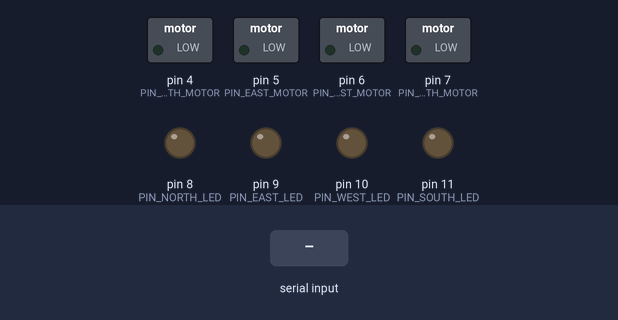
Bench run of a sketch on a simulated Arduino Uno, built with avr-gcc and run on an emulated ATmega328P. On the bench: switched loads named in the sketch (green lamp = pin HIGH), output pins drawn as LEDs (lit = HIGH). The test bench sets the inputs (shaded band).

Above: at 1.2 s.
1.3 s: "UP\n" received over Serial
At 1.6 s:
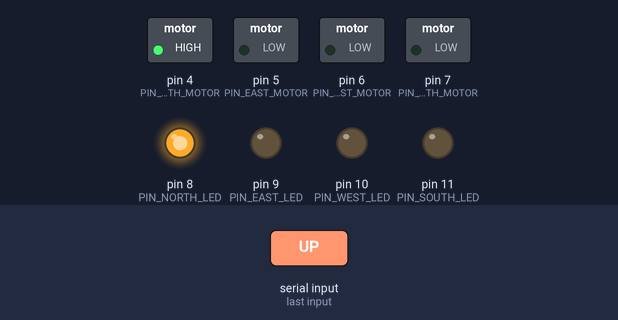
2.8 s: "DOWN\n" received over Serial
At 3.9 s:
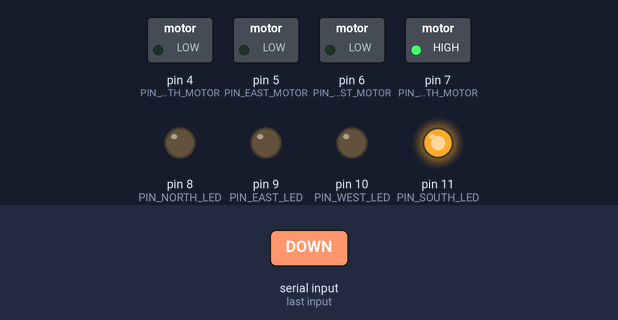
4.3 s: "LEFT\n" received over Serial
At 5.1 s:
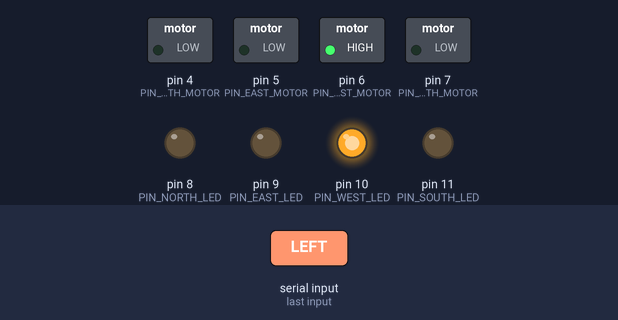
5.8 s: "RIGHT\n" received over Serial
At 6.3 s:
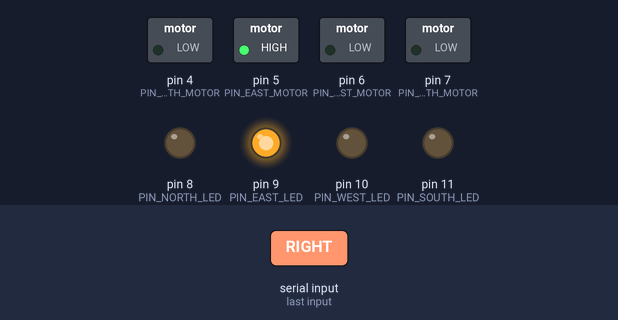
7.3 s: "HARDER\n" received over Serial
At 8.5 s:
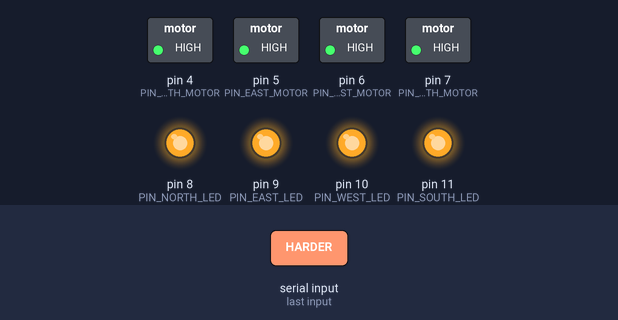
8.8 s: "OFF\n" received over Serial
At 9.7 s:
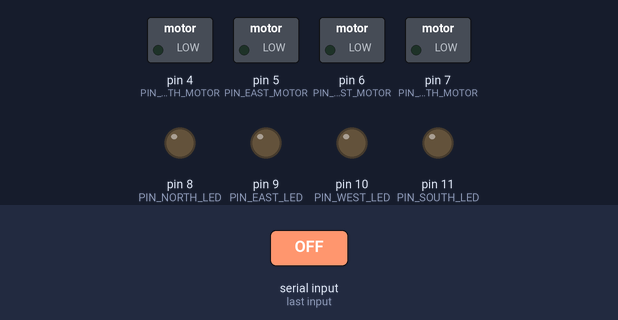
Timing chart, 0 to 11.3 s (numbered marks = the images above; inputs shaded):
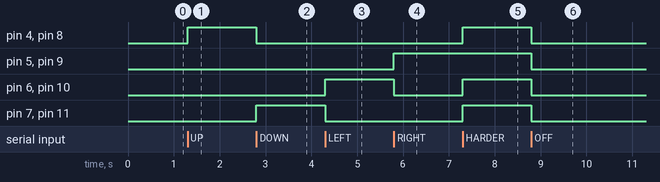

The sketch:

glove.ino
```cpp
/**
 * @file glove.ino
 * @brief Arduino Uno firmware for directional haptic feedback using a glove.
 *
 * This sketch controls four vibration motors and four LEDs mounted on a glove to
 * provide real-time CPR feedback cues based on directional error or compression quality.
 * Commands are received over Serial (115200 baud) and translated into motor/LED activations.
 *
 * ## Orientation
 * The orientation assumes the CPR performer is kneeling on the right side of the patient,
 * and the glove is worn on the right hand pointing across the chest.
 *
 * ## Feedback Mapping
 * | Command  | Activated Actuator |
 * |----------|---------------------|
 * | "UP"     | North motor + LED   |
 * | "DOWN"   | South motor + LED   |
 * | "LEFT"   | West motor + LED    |
 * | "RIGHT"  | East motor + LED    |
 * | "HARDER" | All motors + LEDs   |
 * | "OFF"    | Deactivates all     |
 *
 * ## Pin Configuration
 * Adjust these constants based on physical glove wiring:
 * - Motors: pins 4, 5, 6, 7
 * - LEDs:   pins 8, 9, 10, 11
 *
 * ## Serial Protocol
 * - Commands are sent as comma-separated strings (e.g., `"UP"`, `"RIGHT,DOWN"`, `"OFF"`)
 * - All commands are case-insensitive and processed immediately
 *
 * Author: [Your Name]
 * Date: [Thesis Year]
 */


// This mapping is in speicifc orientation where the CPR performer is on the right side of the person and the fingers pointing across the chest.
const uint8_t PIN_NORTH_MOTOR = 4;
const uint8_t PIN_EAST_MOTOR  = 5;
const uint8_t PIN_SOUTH_MOTOR = 7;
const uint8_t PIN_WEST_MOTOR  = 6;

const uint8_t PIN_NORTH_LED   = 8;
const uint8_t PIN_EAST_LED    = 9;
const uint8_t PIN_SOUTH_LED   = 11;
const uint8_t PIN_WEST_LED    = 10;

// helper to turn all actuators off
void allOff() {
  digitalWrite(PIN_NORTH_LED, LOW);
  digitalWrite(PIN_EAST_LED,  LOW);
  digitalWrite(PIN_SOUTH_LED, LOW);
  digitalWrite(PIN_WEST_LED,  LOW);

  digitalWrite(PIN_NORTH_MOTOR, LOW);
  digitalWrite(PIN_EAST_MOTOR,  LOW);
  digitalWrite(PIN_SOUTH_MOTOR, LOW);
  digitalWrite(PIN_WEST_MOTOR,  LOW);
}

void setup() {
  Serial.begin(115200);
  Serial.setTimeout(10);

  pinMode(PIN_NORTH_LED, OUTPUT);
  pinMode(PIN_EAST_LED,  OUTPUT);
  pinMode(PIN_SOUTH_LED, OUTPUT);
  pinMode(PIN_WEST_LED,  OUTPUT);

  pinMode(PIN_NORTH_MOTOR, OUTPUT);
  pinMode(PIN_EAST_MOTOR,  OUTPUT);
  pinMode(PIN_SOUTH_MOTOR, OUTPUT);
  pinMode(PIN_WEST_MOTOR,  OUTPUT);

  allOff();
}

void loop() {
  if (Serial.available()) {
    String line = Serial.readStringUntil('\n');
    line.trim();

    allOff();  // clear state before applying new command

    int pos = 0;
    while (pos < line.length()) {
      int comma = line.indexOf(',', pos);
      String token = (comma == -1) ? line.substring(pos) : line.substring(pos, comma);
      pos = (comma == -1) ? line.length() : comma + 1;
      token.trim();

      if (token.equalsIgnoreCase("UP")) {
        digitalWrite(PIN_NORTH_LED,   HIGH);
        digitalWrite(PIN_NORTH_MOTOR, HIGH);
      } else if (token.equalsIgnoreCase("DOWN")) {
        digitalWrite(PIN_SOUTH_LED,   HIGH);
        digitalWrite(PIN_SOUTH_MOTOR, HIGH);
      } else if (token.equalsIgnoreCase("LEFT")) {
        digitalWrite(PIN_WEST_LED,    HIGH);
        digitalWrite(PIN_WEST_MOTOR,  HIGH);
      } else if (token.equalsIgnoreCase("RIGHT")) {
        digitalWrite(PIN_EAST_LED,    HIGH);
        digitalWrite(PIN_EAST_MOTOR,  HIGH);
      } else if (token.equalsIgnoreCase("HARDER")) {
        digitalWrite(PIN_NORTH_LED,   HIGH);
        digitalWrite(PIN_NORTH_MOTOR, HIGH);
        digitalWrite(PIN_SOUTH_LED,   HIGH);
        digitalWrite(PIN_SOUTH_MOTOR, HIGH);
        digitalWrite(PIN_WEST_LED,    HIGH);
        digitalWrite(PIN_WEST_MOTOR,  HIGH);
        digitalWrite(PIN_EAST_LED,    HIGH);
        digitalWrite(PIN_EAST_MOTOR,  HIGH);
      } else if (token.equalsIgnoreCase("OFF")) {
        allOff();
      }
      // ignore unknown tokens
    }
  }

  delay(1);
}
```

Measured:
- after the input at 1.3 s, pin 4 (PIN_NORTH_MOTOR), pin 8 (PIN_NORTH_LED): LOW → HIGH at once
- after the input at 2.8 s, pin 4 (PIN_NORTH_MOTOR), pin 8 (PIN_NORTH_LED): HIGH → LOW at once; pin 7 (PIN_SOUTH_MOTOR), pin 11 (PIN_SOUTH_LED): LOW → HIGH at once
- after the input at 4.3 s, pin 6 (PIN_WEST_MOTOR), pin 10 (PIN_WEST_LED): LOW → HIGH at once; pin 7 (PIN_SOUTH_MOTOR), pin 11 (PIN_SOUTH_LED): HIGH → LOW at once
- after the input at 5.8 s, pin 5 (PIN_EAST_MOTOR), pin 9 (PIN_EAST_LED): LOW → HIGH at once; pin 6 (PIN_WEST_MOTOR), pin 10 (PIN_WEST_LED): HIGH → LOW at once
- after the input at 7.3 s, pin 4 (PIN_NORTH_MOTOR), pin 6 (PIN_WEST_MOTOR), pin 7 (PIN_SOUTH_MOTOR), pin 8 (PIN_NORTH_LED), pin 10 (PIN_WEST_LED), pin 11 (PIN_SOUTH_LED): LOW → HIGH at once
- after the input at 8.8 s, pin 4 (PIN_NORTH_MOTOR), pin 5 (PIN_EAST_MOTOR), pin 6 (PIN_WEST_MOTOR), pin 7 (PIN_SOUTH_MOTOR), pin 8 (PIN_NORTH_LED), pin 9 (PIN_EAST_LED), pin 10 (PIN_WEST_LED), pin 11 (PIN_SOUTH_LED): HIGH → LOW at once
